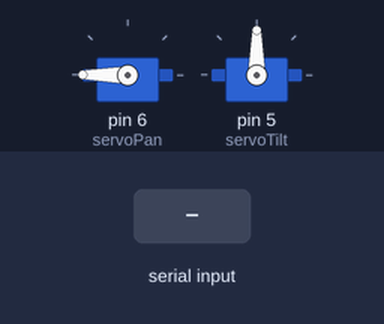
Recording of a sketch running on a simulated Arduino Uno, built with avr-gcc and run on an emulated ATmega328P. Parts: 2 × servo. Inputs (shaded band) come from the test bench. What the sketch prints to the serial monitor is not drawn.

Above: at 1.2 s.
1.3 s: byte 30 received over Serial
3.5 s: byte 90 received over Serial
5.5 s: byte 120 received over Serial
Timing chart, 0 to 13.5 s (numbered marks = the images above; inputs shaded):
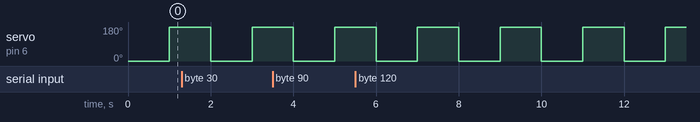

Measured:
- by itself, servo on pin 6 (servoPan): alternates 180° for 1.0 s and 0° for 1.0 s

The sketch:

poule.ino
```cpp
#include "Servo.h"

Servo servoPan, servoTilt;

void setup() {
  Serial.begin(9600);
  // put your setup code here, to run once:

  servoPan.attach(6);
  servoTilt.attach(5);

}

void loop() {
  if(Serial.available()) {
    char c = Serial.read();
    Serial.println(c);
  }

  // put your main code here, to run repeatedly:
  servoPan.write(0);
  //servoTilt.write(180);
  delay(1000);
  servoPan.write(180);
  delay(1000);
 }
```
